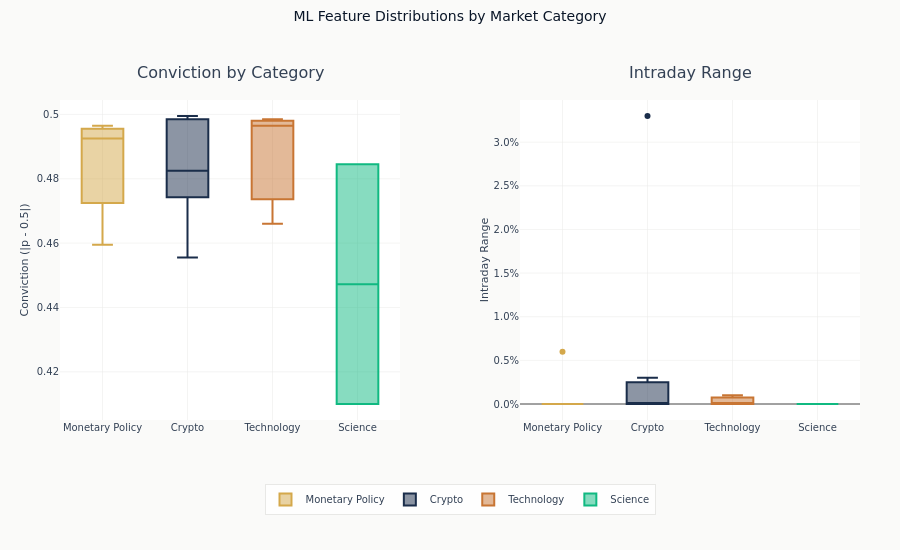

The code cell stored with this chart in its notebook:
### Code cell
fig = make_subplots(
    rows=1,
    cols=2,
    subplot_titles=("Conviction by Category", "Intraday Range"),
    horizontal_spacing=0.15,
)

# Iterate over the categories actually present in the snapshot (ordered by
# market count) so every downloaded bucket appears — hard-coding a fixed
# list silently drops categories like technology and science that the
# regex/loader inference surfaces.
present_categories = (
    features.group_by("category").len().sort("len", descending=True)["category"].to_list()
)

for cat in present_categories:
    subset = features.filter(pl.col("category") == cat)
    if subset.is_empty():
        continue
    color = category_colors.get(cat, "#94a3b8")

    fig.add_trace(
        go.Box(
            y=subset["conviction"].to_list(),
            name=cat.replace("_", " ").title(),
            marker_color=color,
        ),
        row=1,
        col=1,
    )

    fig.add_trace(
        go.Box(
            y=subset["intraday_range"].to_list(),
            name=cat.replace("_", " ").title(),
            marker_color=color,
            showlegend=False,
        ),
        row=1,
        col=2,
    )

fig.update_yaxes(title_text="Conviction (|p - 0.5|)", row=1, col=1)
fig.update_yaxes(title_text="Intraday Range", tickformat=".1%", row=1, col=2)

fig.update_layout(
    title=dict(text="ML Feature Distributions by Market Category", y=0.98),
    height=550,
    legend=dict(orientation="h", yanchor="top", y=-0.2, xanchor="center", x=0.5),
    margin=dict(t=100, b=130, l=60, r=40),
)
for ann in fig.layout.annotations:
    ann.update(y=1.05)

fig.show()

### Figure 1 — Plotly figure (JSON) as saved in the notebook; plotly's stock layout.template omitted (floating-point values rounded to 4 significant figures)
{"data": [{"marker": {"color": "#D4A84B"}, "name": "Monetary Policy", "type": "box", "xaxis": "x", "y": [0.4765, 0.4725, 0.4965, 0.4965, 0.4595, 0.4595, 0.4955, 0.4955, 0.4925, 0.4925], "yaxis": "y"}, {"marker": {"color": "#D4A84B"}, "name": "Monetary Policy", "showlegend": false, "type": "box", "xaxis": "x2", "y": [0.0, 0.006, 0.0, 0.0, 0.0, 0.0, 0.0, 0.0, 0.0, 0.0], "yaxis": "y2"}, {"marker": {"color": "#1a2d4a"}, "name": "Crypto", "type": "box", "xaxis": "x", "y": [0.4995, 0.4985, 0.4725, 0.4555, 0.4985, 0.4795, 0.4825], "yaxis": "y"}, {"marker": {"color": "#1a2d4a"}, "name": "Crypto", "showlegend": false, "type": "box", "xaxis": "x2", "y": [0.0, 0.0, 0.0, 0.033, 0.001, 0.0, 0.003], "yaxis": "y2"}, {"marker": {"color": "#C87533"}, "name": "Technology", "type": "box", "xaxis": "x", "y": [0.466, 0.4965, 0.4985], "yaxis": "y"}, {"marker": {"color": "#C87533"}, "name": "Technology", "showlegend": false, "type": "box", "xaxis": "x2", "y": [0.001, 0.0, 0.0], "yaxis": "y2"}, {"marker": {"color": "#10b981"}, "name": "Science", "type": "box", "xaxis": "x", "y": [0.4845, 0.41], "yaxis": "y"}, {"marker": {"color": "#10b981"}, "name": "Science", "showlegend": false, "type": "box", "xaxis": "x2", "y": [0.0, 0.0], "yaxis": "y2"}], "layout": {"annotations": [{"font": {"size": 16}, "showarrow": false, "text": "Conviction by Category", "x": 0.2125, "xanchor": "center", "xref": "paper", "y": 1.05, "yanchor": "bottom", "yref": "paper"}, {"font": {"size": 16}, "showarrow": false, "text": "Intraday Range", "x": 0.7875, "xanchor": "center", "xref": "paper", "y": 1.05, "yanchor": "bottom", "yref": "paper"}], "height": 550, "legend": {"orientation": "h", "x": 0.5, "xanchor": "center", "y": -0.2, "yanchor": "top"}, "margin": {"b": 130, "l": 60, "r": 40, "t": 100}, "title": {"text": "ML Feature Distributions by Market Category", "y": 0.98}, "xaxis": {"anchor": "y", "domain": [0.0, 0.425]}, "xaxis2": {"anchor": "y2", "domain": [0.575, 1.0]}, "yaxis": {"anchor": "x", "domain": [0.0, 1.0], "title": {"text": "Conviction (|p - 0.5|)"}}, "yaxis2": {"anchor": "x2", "domain": [0.0, 1.0], "tickformat": ".1%", "title": {"text": "Intraday Range"}}}}
